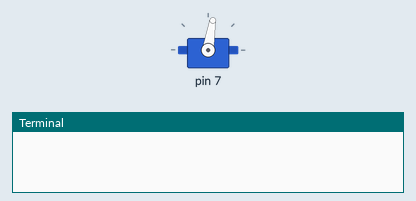
The program below on a simulated Raspberry Pi (header pin numbers). On the bench: servo, the last lines printed to the terminal. Servo angles are drawn from the pulse width (0.5 ms = 0°, 2.5 ms = 180°).

Above: at 0.05 s.
At 2.0 s:
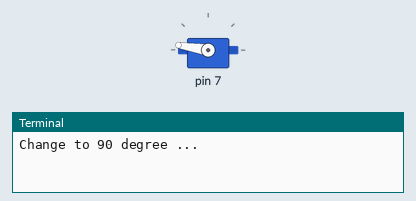
At 4.0 s:
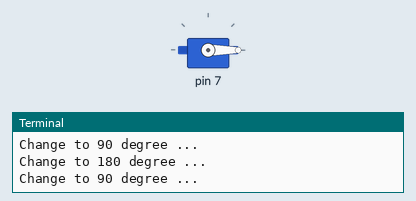
Timing chart, 0 to 5.2 s (numbered marks = the images above):
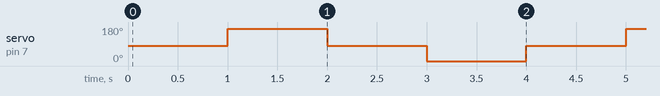

Measured:
- by itself, servo on pin 7: repeats every 4.0 s: 81° 1.0 s, 0° 1.0 s, 81° 1.0 s, 171° 1.0 s

The program:

Servo_13_2.py
```python
import RPi.GPIO as GPIO
from time import sleep


class servo:
    def __init__(self, servo, frequency) -> None:
        self.servo = servo
        self.frequency = frequency

        GPIO.setwarnings(False)
        GPIO.setmode(GPIO.BOARD)
        GPIO.setup(self.servo, GPIO.OUT)
        self.servoObj = GPIO.PWM(servo, frequency)  # 50Hz
        self.servoObj.start(0)

    def dutyCycle(self, angle):
        duty = angle / 18 + 2
        self.servoObj.ChangeDutyCycle(duty)
        sleep(1)


if __name__ == '__main__':
    servo = servo(servo=7, frequency=50)
    while True:
        try:
            servo.dutyCycle(90)
            print("Change to 90 degree ...")
            servo.dutyCycle(180)
            print("Change to 180 degree ...")
            servo.dutyCycle(90)
            print("Change to 90 degree ...")
            servo.dutyCycle(0)
            print("Change to 0 degree ...")
        except:
            GPIO.cleanup()
```
